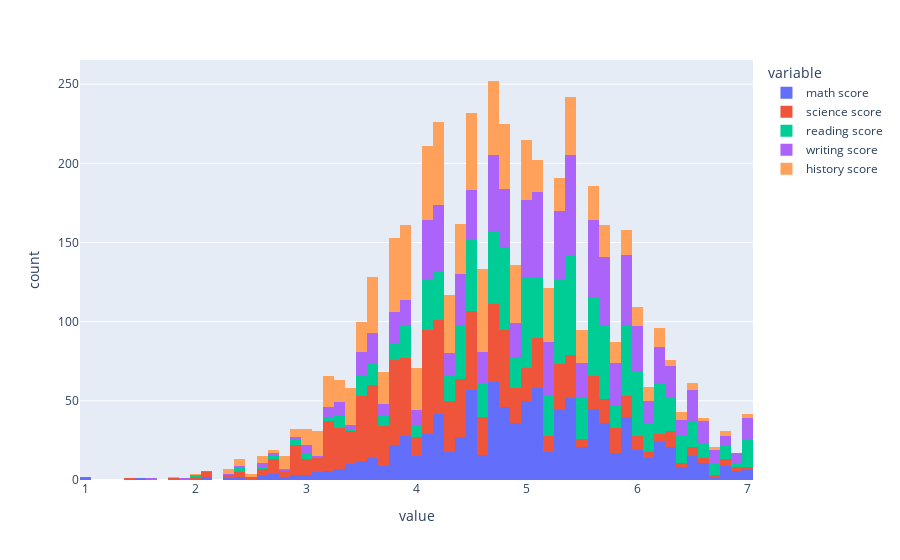

Notebook source saved alongside this figure:
### Markdown cell above
Con el DataFrame de rendimiento para cada uno de los alumnos grafique como distribuyen los datos para cada uno de los puntajes obtenidos en cada una de las asignaturas.

Para realizar esta tarea se les recomienda que utilicen el comando ```px.histogram``` de plotly. Para esto puede ser útil procesar los datos con un melt, agrupando en una columna las asignaturas y en otra columna la nota obtenida en dicha asignatura.

Ejemplo del melt:

|    Variable   | Value |
|:-------------:|:-----:|
| math score    | 6.4   |
| math score    | 5.2   |
| ...           | ...   |
| writing score | 4.5   |

**To-Do:**

- [X] Utilice `plotly` para visualizar el rendimiento para los diferentes grupos que componen el dataset.
- [ ] Responder a la pregunta, ¿Cuál es la asignatura que más les cuesta a los alumnos de la universidad de la Cachaña?

### Code cell
#### Codigo Aquí ####
df_melt = pd.melt(df_join, id_vars=['names'], value_vars=[f'{e} score' for e in ['math', 'science', 'reading', 'writing', 'history']]) 
display(df_melt.head())

# Plot
px.histogram(df_melt, x='value', color='variable')

### Figure 1 — Plotly figure (JSON) as saved in the notebook; plotly's stock layout.template omitted (floating-point values rounded to 4 significant figures; data arrays with more than 128 entries replaced by an {"elided": "..."} marker saying what was removed)
{"data": [{"alignmentgroup": "True", "bingroup": "x", "hovertemplate": "variable=math score<br>value=%{x}<br>count=%{y}<extra></extra>", "legendgroup": "math score", "marker": {"color": "#636efa"}, "name": "math score", "offsetgroup": "math score", "orientation": "v", "showlegend": true, "type": "histogram", "x": {"elided": "1000 float values"}, "xaxis": "x", "yaxis": "y"}, {"alignmentgroup": "True", "bingroup": "x", "hovertemplate": "variable=science score<br>value=%{x}<br>count=%{y}<extra></extra>", "legendgroup": "science score", "marker": {"color": "#EF553B"}, "name": "science score", "offsetgroup": "science score", "orientation": "v", "showlegend": true, "type": "histogram", "x": {"elided": "1000 float values"}, "xaxis": "x", "yaxis": "y"}, {"alignmentgroup": "True", "bingroup": "x", "hovertemplate": "variable=reading score<br>value=%{x}<br>count=%{y}<extra></extra>", "legendgroup": "reading score", "marker": {"color": "#00cc96"}, "name": "reading score", "offsetgroup": "reading score", "orientation": "v", "showlegend": true, "type": "histogram", "x": {"elided": "1000 float values"}, "xaxis": "x", "yaxis": "y"}, {"alignmentgroup": "True", "bingroup": "x", "hovertemplate": "variable=writing score<br>value=%{x}<br>count=%{y}<extra></extra>", "legendgroup": "writing score", "marker": {"color": "#ab63fa"}, "name": "writing score", "offsetgroup": "writing score", "orientation": "v", "showlegend": true, "type": "histogram", "x": {"elided": "1000 float values"}, "xaxis": "x", "yaxis": "y"}, {"alignmentgroup": "True", "bingroup": "x", "hovertemplate": "variable=history score<br>value=%{x}<br>count=%{y}<extra></extra>", "legendgroup": "history score", "marker": {"color": "#FFA15A"}, "name": "history score", "offsetgroup": "history score", "orientation": "v", "showlegend": true, "type": "histogram", "x": {"elided": "1000 float values"}, "xaxis": "x", "yaxis": "y"}], "layout": {"barmode": "relative", "legend": {"title": {"text": "variable"}, "tracegroupgap": 0}, "margin": {"t": 60}, "xaxis": {"anchor": "y", "domain": [0, 1], "title": {"text": "value"}}, "yaxis": {"anchor": "x", "domain": [0, 1], "title": {"text": "count"}}}}
